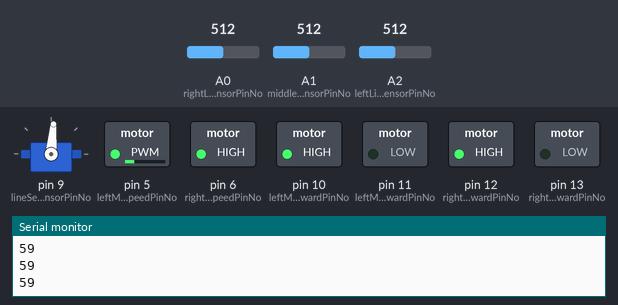
Simulated run of this sketch. Board: Arduino Pro Mini, built with avr-gcc and run on an emulated ATmega328P. Parts: servo, switched loads named in the sketch (green lamp = pin HIGH), the last lines printed to the serial monitor. The test bench sets the inputs (shaded band); at power-on: A1 (middleLineSensorPinNo) = 512, A0 (rightLineSensorPinNo) = 512, A2 (leftLineSensorPinNo) = 512.

Above: at 1.2 s.
1.3 s: A1 (middleLineSensorPinNo) set to 7
At 2.03 s:
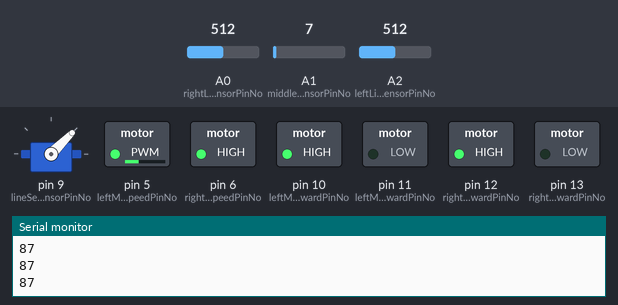
4.3 s: A1 (middleLineSensorPinNo) set to 4
At 5.2 s:
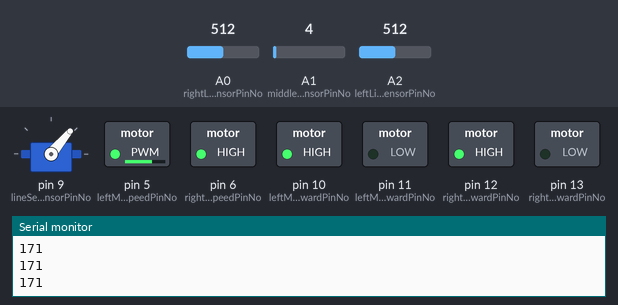
5.8 s: A0 (rightLineSensorPinNo) set to 6
7.3 s: A0 (rightLineSensorPinNo) set to 3
At 8.0 s:
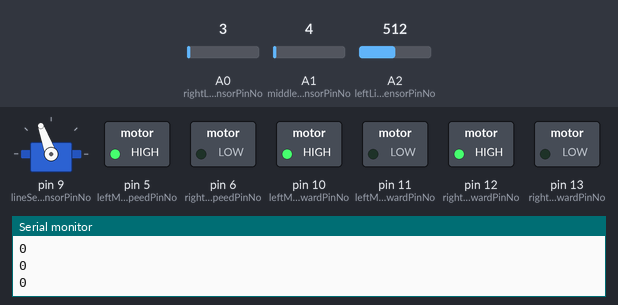
8.9 s: A2 (leftLineSensorPinNo) set to 6
10.4 s: A2 (leftLineSensorPinNo) set to 3
At 11.7 s:
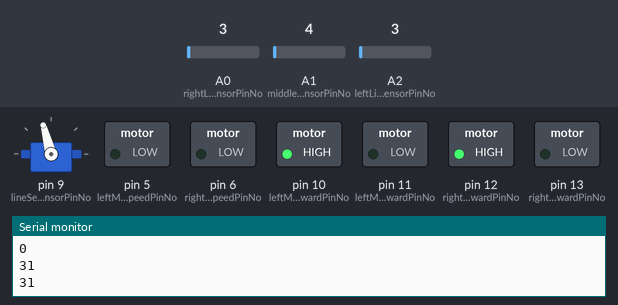
Timing chart, 0 to 12.9 s (numbered marks = the images above; inputs shaded):
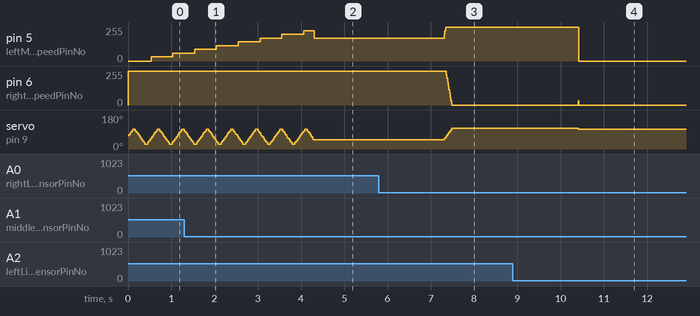

The sketch:

line-follower-arduino-pro-mini.ino
```cpp
// Line follower based on arduino pro mini
#include <Servo.h>
#include <SimpleTimer.h>

const int lineSensorServoPositionMinVal = 20;
const int lineSensorServoPositionMaxVal = 110;
const int lineSensorThresholdVal = 5;
const int lineServoSensorPinNo = 9;
const int lineSensorServoStep = 5;
const int leftMotorForwardPinNo = 10;
const int leftMotorBackwardPinNo = 11;
const int rightMotorForwardPinNo = 12;
const int rightMotorBackwardPinNo = 13;
const int leftMotorSpeedPinNo = 5;
const int rightMotorSpeedPinNo = 6;
const int rightLineSensorPinNo = 0; // Right part of the line sensor
const int middleLineSensorPinNo = 1; // Middle part of the line sensor
const int leftLineSensorPinNo = 2; // Left part of the line sensor
const int motorMinimumSpeedValue = 0;
const int motorMaximumSpeedValue = 255;

Servo lineSensorServo;  // Servo object to control servo of line sensor
int lineSensorServoPos = (lineSensorServoPositionMinVal + lineSensorServoPositionMaxVal) >> 1;
int trackFindingLineServoStep = lineSensorServoStep;
int fakeServoPosForSpiraleMove = lineSensorServoPositionMinVal;
unsigned long time;

//SimpleTimer timer;

// a function to be executed periodically
void repeatMe() {
}

void setup()  {
  Serial.begin(115200);
  lineSensorServo.attach(lineServoSensorPinNo);  // attaches the servo on pin 9 to the servo object
  lineSensorServo.write(lineSensorServoPos); // Turn servo to the initial position
  pinMode(leftMotorForwardPinNo, OUTPUT) ;
  pinMode(leftMotorBackwardPinNo, OUTPUT) ;
  pinMode(rightMotorForwardPinNo, OUTPUT) ;
  pinMode(rightMotorBackwardPinNo, OUTPUT) ;

  pinMode(leftMotorSpeedPinNo, OUTPUT) ;
  pinMode(rightMotorSpeedPinNo, OUTPUT) ;

  digitalWrite(leftMotorForwardPinNo, HIGH) ;
  digitalWrite(leftMotorBackwardPinNo, LOW) ;
  digitalWrite(rightMotorForwardPinNo, HIGH) ;
  digitalWrite(rightMotorBackwardPinNo, LOW) ;

  //timer.setInterval(1000, repeatMe);
}

void setMotorSpeedByServoPosition(int servoPos) {
  int middlePos = (lineSensorServoPositionMinVal + lineSensorServoPositionMaxVal) >> 1;
  int leftOrRightPart = servoPos - middlePos; // Set less speed for the right part if it has plus, for the left part otherwise
  int servoHalfRangeLength = (lineSensorServoPositionMaxVal - lineSensorServoPositionMinVal) >> 1;
  int leftOrRightPartPercent = leftOrRightPart * 100 / servoHalfRangeLength;
  int motorSpeedRangeLength = motorMaximumSpeedValue - motorMinimumSpeedValue;
  int motorSpeedRelativeValue = motorSpeedRangeLength * leftOrRightPartPercent / 100;
  int actualMotorSpeed = motorMaximumSpeedValue - abs(motorSpeedRelativeValue);

  Serial.println(actualMotorSpeed);

  if (motorSpeedRelativeValue > 0) {
    analogWrite(leftMotorSpeedPinNo, motorMaximumSpeedValue);
    analogWrite(rightMotorSpeedPinNo, actualMotorSpeed);
    Serial.println(actualMotorSpeed);
  }
  else {
    analogWrite(rightMotorSpeedPinNo, motorMaximumSpeedValue);
    analogWrite(leftMotorSpeedPinNo, actualMotorSpeed);
    Serial.println(actualMotorSpeed);
  }
}

void loop()  {
  boolean lineSensorServoPosChanged = false;
  boolean utmostLineSensorsCrossTrack = false;
  boolean isOnTheField = true;
  boolean isTrackFind = false;

  //timer.run();

  int val=analogRead(rightLineSensorPinNo);
  if (val < lineSensorThresholdVal && lineSensorServoPos < lineSensorServoPositionMaxVal) {
    lineSensorServoPos += lineSensorServoStep;
    lineSensorServoPosChanged = true;
    utmostLineSensorsCrossTrack = true;
    lineSensorServoPos = min(lineSensorServoPositionMaxVal, lineSensorServoPos);
  }

  val=analogRead(leftLineSensorPinNo);
  if (val < lineSensorThresholdVal && lineSensorServoPos > lineSensorServoPositionMinVal) {
    if (!lineSensorServoPosChanged) {
      lineSensorServoPos -= lineSensorServoStep;
      lineSensorServoPosChanged = true;
      utmostLineSensorsCrossTrack = true;
      lineSensorServoPos = max(lineSensorServoPositionMinVal, lineSensorServoPos);
    }
    else {
      // In this case do nothing. It seems that line sensor does not see white (robot is turned out or is out of the playing field)
      lineSensorServoPosChanged = false;
      lineSensorServoPos -= lineSensorServoStep;
      isOnTheField = false;
    }
  }

  val=analogRead(middleLineSensorPinNo);
  if (val > lineSensorThresholdVal && !utmostLineSensorsCrossTrack) {
    // We are in the track finding mode
    lineSensorServoPos += trackFindingLineServoStep;
    if (lineSensorServoPos >= lineSensorServoPositionMaxVal ||
      lineSensorServoPos <= lineSensorServoPositionMinVal) {

        trackFindingLineServoStep = -trackFindingLineServoStep;
        lineSensorServoPos = max(lineSensorServoPositionMinVal, lineSensorServoPos);
        lineSensorServoPos = min(lineSensorServoPositionMaxVal, lineSensorServoPos);
    }
    lineSensorServoPosChanged = true;
    isTrackFind = true;
  }

  // Change line sensor servo position
  if (lineSensorServoPosChanged) {
    lineSensorServo.write(lineSensorServoPos);
  }

 // Change motors speed
 if (isTrackFind) {
   setMotorSpeedByServoPosition(fakeServoPosForSpiraleMove);
   // Try to increase servo pos with respective to time
   unsigned long dt = millis() - time;
   if (dt > 500) {
     time = millis();
     fakeServoPosForSpiraleMove += abs(trackFindingLineServoStep);
     if (fakeServoPosForSpiraleMove >= lineSensorServoPositionMaxVal) {
       fakeServoPosForSpiraleMove = lineSensorServoPositionMinVal;
     }
   }
 } else if (isOnTheField) {
   // Try to connect line servo position with motors speed
   // Vehicle should rotate according to the line sensor servo position. Moving like this helps us to follow the line.
   setMotorSpeedByServoPosition(lineSensorServoPos);
 }
 else {
    analogWrite(leftMotorSpeedPinNo, 0);
    analogWrite(rightMotorSpeedPinNo, 0);
 }

  delay(15); // waits for the servo to get target position
}
```

Measured:
- the behaviour switches between 6 and 5 on A1 (middleLineSensorPinNo) (found by bisection; images 1 and 2)
- the behaviour switches between 5 and 4 on A0 (rightLineSensorPinNo) (found by bisection; images 2 and 3)
- the behaviour switches between 5 and 4 on A2 (leftLineSensorPinNo) (found by bisection; images 3 and 4)
- after the input at 4.3 s, pin 5 (leftMotorSpeedPinNo): 227/255 → 171/255 at once; pin 6 (rightMotorSpeedPinNo): stays 255/255 (without the input it goes to 227/255 after 0.78 s); servo on pin 9 (lineServoSensorPinNo): stops changing and stays 50°
- after the input at 7.3 s, pin 5 (leftMotorSpeedPinNo): 171/255 → 255/255 at once; pin 6 (rightMotorSpeedPinNo): moves from 255/255 to 0/255 over 0.13 s, starting after 0.06 s; servo on pin 9 (lineServoSensorPinNo): 50° → 110° at once
- after the input at 10.4 s, pin 5 (leftMotorSpeedPinNo): 255/255 → 0/255 at once; pin 6 (rightMotorSpeedPinNo): 0/255 → 31/255 at once, → 0/255 0.02 s later; servo on pin 9 (lineServoSensorPinNo): 110° → 105° at once
